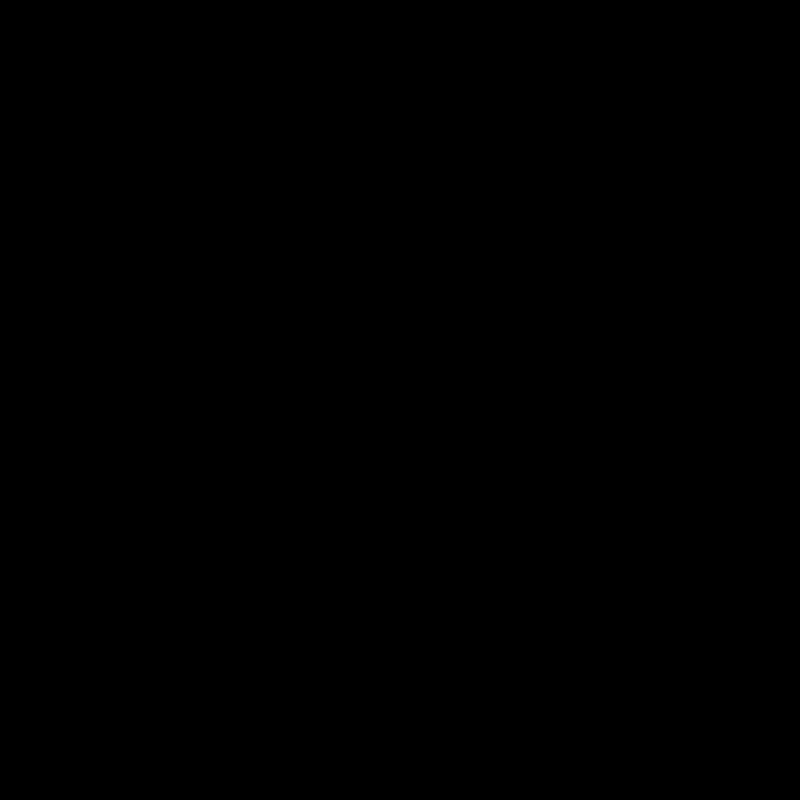
Frame 1 (no input)
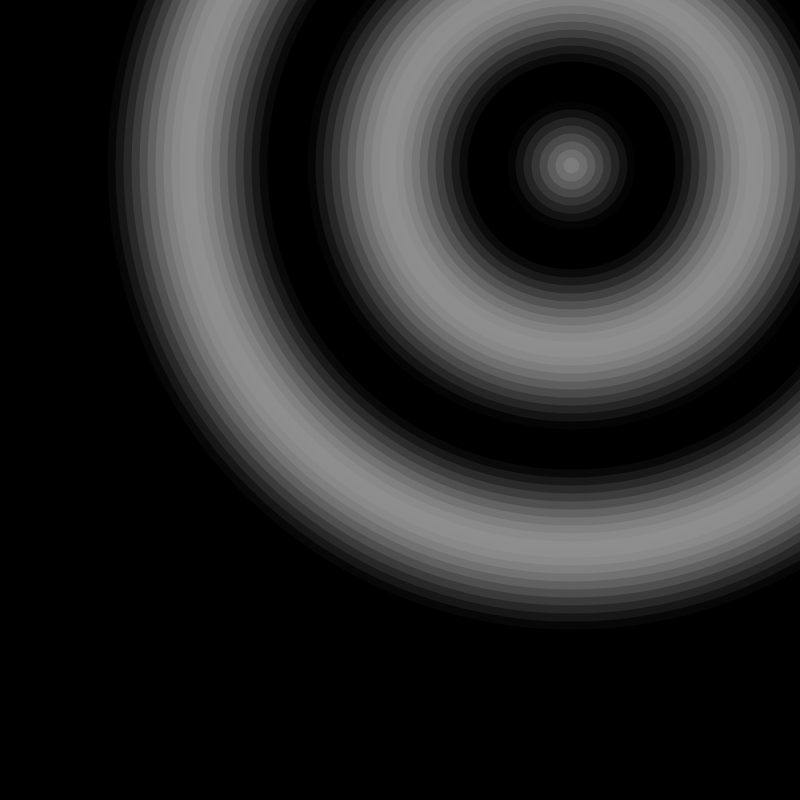
Frame 60 (no input)
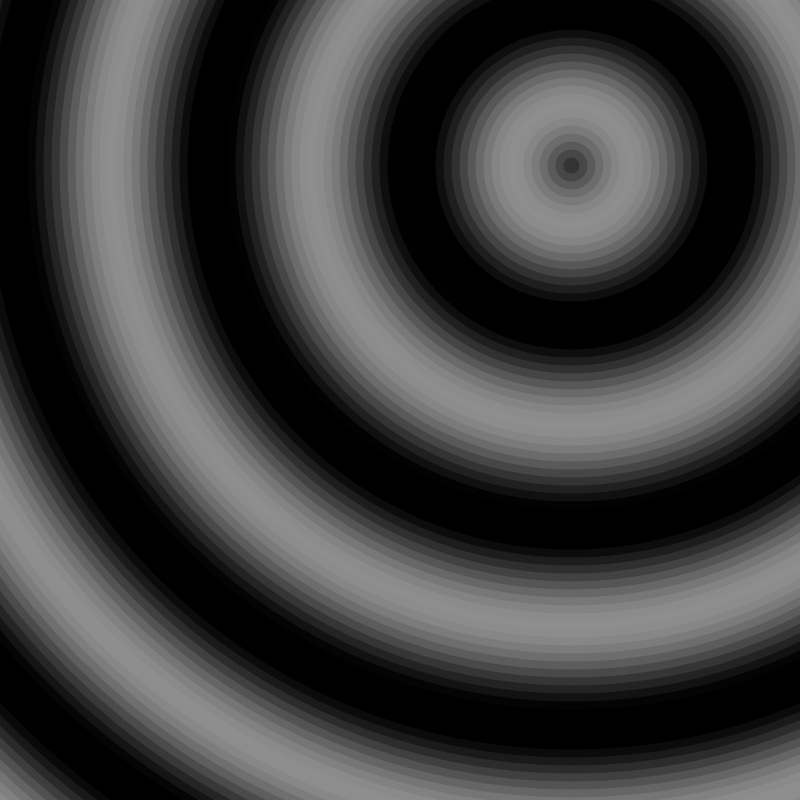
Frame 120 (the mouse pressed at the canvas centre since frame 60)

The p5.js sketch that drew these frames (run headless with seeded random() and noise() and a simulated clock; from frame 60 on, the mouse is pressed at the canvas centre):

// p5.js sketch
// ── sketch.js
const moveIntensity = 100;

let wavePoints = [];

function setup() {
  frameRate(30);
  createCanvas(800, 800);
  noStroke();
  background(0);
  wavePoints = new WavePoint(4, 30);
}

function draw() {
  wavePoints.draw();
}

function mousePressed() {
  wavePoints.pressed();
}

function mouseReleased() {
  wavePoints.notPressed();
}

class WavePoint {
  constructor(speed, collisionSize) {
    this.x = random(width);
    this.y = random(height);
    this.speed = speed;
    this.collisionSize = collisionSize / 2;
    this.dragging = false;
    this.waves = [];
  }

  updateMove() {
    if (this.dragging) {
      let moveX = this.x - mouseX;
      let moveY = this.y - mouseY;
      const normalizedMove = this.vectorLength(moveX, moveY);

      moveX = (moveX / normalizedMove) * this.speed;
      moveY = (moveY / normalizedMove) * this.speed;

      this.x -= moveX;
      this.y -= moveY;
    }
  }

  update() {
    this.make();
    this.waves.forEach((wave) => {
      wave.draw();
    });
    this.deleteOutWave();
  }

  make() {
    const col = this.defineColor(220, 4);
    const wave = new WaveGenerator(this.x, this.y, 16, col);
    this.waves.push(wave);
  }

  defineColor(colRange, colCycle) {
    let ellipseColor = cos(frameCount / colCycle) + 1;
    ellipseColor = map(ellipseColor, -1, 1, colRange, 64);
    return ellipseColor;
  }

  deleteOutWave() {
    const threshold = width * 3;
    this.waves.forEach((wave) => {
      if (wave.rad > threshold) {
        this.delete(wave);
      }
    });
  }

  delete(del) {
    this.waves = this.waves.filter((wave) => {
      return wave !== del;
    });
  }

  draw() {
    this.updateMove();
    this.update();
  }

  vectorLength(vx, vy) {
    const vectorLen = Math.sqrt(vx ** 2 + vy ** 2);
    return vectorLen;
  }

  pressed() {
    if (
      mouseX > this.x - this.collisionSize &&
      mouseX < this.x + this.collisionSize &&
      mouseY > this.y - this.collisionSize &&
      mouseY < this.y + this.collisionSize
    ) {
      this.dragging = true;
    }
  }

  notPressed() {
    this.dragging = false;
  }
}

class WaveGenerator {
  constructor(x, y, speed, col) {
    this.x = x;
    this.y = y;
    this.rad = 0;
    this.speed = speed;
    this.col = col;
  }

  update() {
    this.rad += this.speed;
  }

  draw() {
    this.update();
    push();
    fill(this.col);
    ellipse(this.x, this.y, this.rad);
    pop();
  }
}
